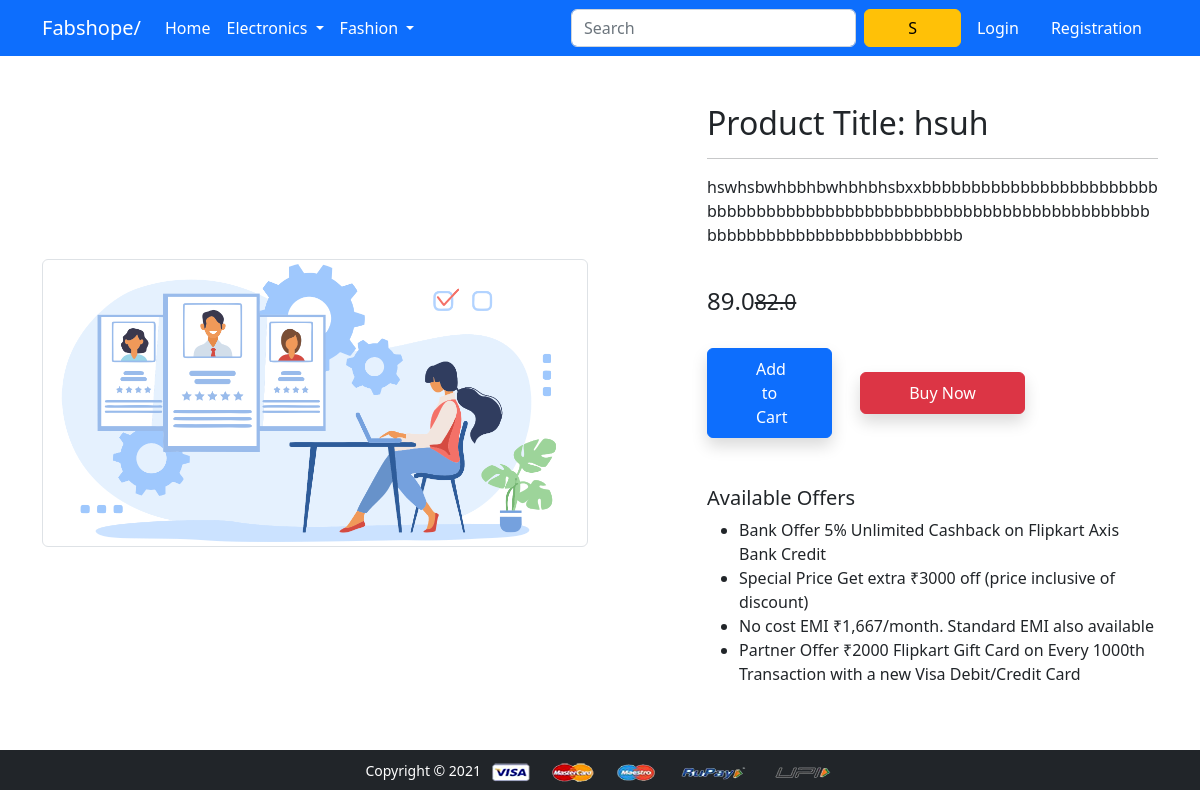
Page /product-detail/3 on the committed database.
### app/models.py (models this page shows, shortened)
class Product(models.Model):
    title=models.CharField(max_length=100)
    selling_price = models.FloatField()
    discounted_price=models.FloatField()
    description=models.TextField()
    brand=models.CharField(max_length=100)
    category= models.CharField(choices=CATEGORY_CHOICES,max_length=2)
    product_image=models.ImageField(upload_to='productimg')

### app/views.py (the view)
# urls.py: path('product-detail/<int:pk>', views.ProductDetailView.as_view(), name='product-detail'),
class ProductDetailView(View):
 def get(self,request,pk):
  product=Product.objects.get(pk=pk)
  item_already_in_cart=False
  if request.user.is_authenticated:
   item_already_in_cart=Cart.objects.filter(Q(product=product.id) & Q(user=request.user)).exists()
  return render(request,'app/productdetail.html',{'product':product,'item_already_in_cart':item_already_in_cart})

### app/templates/app/productdetail.html (shortened to what this page needs)
{% extends 'app/base.html' %}
{% load static %}
{% block main-content %}
<div class="container my-5">
 <div class="row">
  <div class="col-sm-6 text-center align-self-center">
   <img src="{{product.product_image.url}}" alt="" class="img-fluid img-thumbnail">
  </div>
  <div class="col-sm-5 offset-sm-1">
   <h2>Product Title: {{product.title}}</h2>
   <hr>
   <p style="word-wrap: break-word;">{{product.description}}</p> <br>
   <h4>{{product.discounted_price}}<small class="fw-light text-decoration-line-through">{{product.selling_price}}</small></h4> <br>
      {% if not request.user.is_authenticated %}
<form action="/add-to-cart" class="d-inline">
    <button type="submit" class="btn btn-primary shadow px-5 py-2">Add to Cart</button>
   </form>
      {% endif %}
   <a href="{% url 'checkout' %}" class="btn btn-danger shadow px-5 py-2 ms-4">Buy Now</a>
   <h5 class="mt-5">Available Offers</h5>
   <ul>
    <li>Bank Offer 5% Unlimited Cashback on Flipkart Axis Bank Credit</li>
    <li>Special Price Get extra ₹3000 off (price inclusive of discount)</li>
    <li>No cost EMI ₹1,667/month. Standard EMI also available</li>
    <li>Partner Offer ₹2000 Flipkart Gift Card on Every 1000th Transaction with a new Visa Debit/Credit Card</li>
   </ul>
  </div>
 </div>
</div>
{% endblock main-content %}

### app/templates/app/base.html (style rules this page uses)
button { width:125px; padding:10px; }

### rows in the picture
Product: product_image (picture), title "hsuh", description "hswhsbwhbbhbwhbhbhsbxxbbbbbbbbbbbbbbbbbbbbbbbbbbbbbbbbbbbbbbbbbbbbbbbbbbbbbbbbbbbbbbbbbbbbbbbbbbbbbbbbbbbbbbbbbbbbbbb", discounted_price "89.0", selling_price "82.0"
